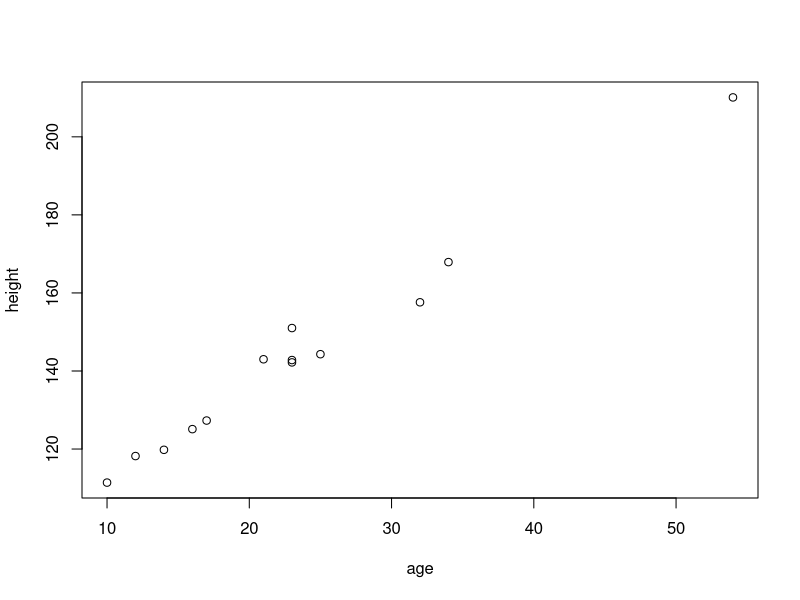
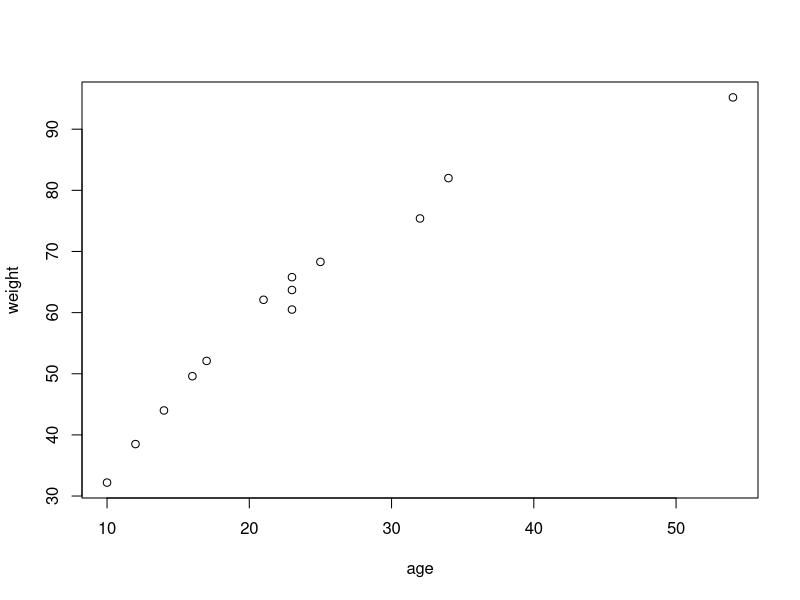

Recreate these plots in R, in order. (Note: this script raises an error after producing the figures.)
#-------------------------------------
# DAY 01 
#-------------------------------------

# Where is your working directory?
getwd()

# set working directory
setwd('C:/Users/HP/Desktop/RTraining')


# Some begining examples 

# 1. Create variables (using the <- assignment operator)
x <- 8  
y <- 4

z <- x+y

z
print(x+y) #value display of objects


# check calculation

z <- x+y

# print z

z

print(paste("sum=",z))

print(paste("The sum is:", z))
print(paste("The average is:", mean(z)))


# create vector
v1 <- c(4,5,3,2,0,6,7,5,4,1,0)
v2 <- c(6,7,2,3,4,2,6,5,8,7,9,2,10,21)

age <- c(21,32,12,34,23,10,23,17,14,25,23,54,16)

height <- c(143.0, 157.6, 118.2, 167.9, 142.8, 111.4, 151.0, 127.3, 119.8, 144.3, 142.2, 210.1, 125.1)
weight <- c(62.1, 75.4, 38.5, 82.0, 60.5, 32.2, 65.8, 52.1, 44.0, 68.3, 63.7, 95.2, 49.6)

# lets do some in-built functions in R

m_age <- mean(age)   # print this ouput in console ???
sd_age <- sd(age)



# plot these in chart plot(x-value,y-value)

plot(age,height)
plot(age,weight)

#-----------------------------------------

# HELP in R 

?mean()
?max()


#-----------------------------------------

# installing the package
# What are packages and library ? (See ppt slides..)

# Install a single package
install.packages("tidyverse")
install.packages("ggplot2")


# Install multiple packages at once
install.packages(c("dplyr", "tidyr", "readxl"))


#-------------------------------------
# Load the Library
#--------------------------------------
library(ggplot2)
library(dplyr)

# Use a function without loading the whole library
# Format: package_name::function_name
dplyr::filter(my_data, age > 20)


#------------------------------------
# Using pipe
#------------------------------------


#exercise: find mean of the age and get the round value
round(mean(age))
#
m <- mean(age)
rm <- round(m)

# version1: Native Pipe (|>)

mean_age_pipe <- age  |>      
                 mean() |>  
                 round()

print(mean_age_pipe)



# version2 : Magrittr Pipe (%>%)

mean_height_pipe <- height %>% 
  mean() %>% 
  round()

print(mean_height_pipe)



#----------------------------------------------
# Session 02
#----------------------------------------------

# Creating a numeric vector
ages <- c(21, 32, 12, 34) 

#Creating a character vector
students <- c("Alice", "Bob", "Charlie", "Diana") 

# Accessing the 2nd element 
ages[2] 


# Creating a list with mixed types

my_list <- list(  name = "Alice",
                  age = 25,  
                  scores = c(90, 85, 88))

# Accessing an item by name 
my_list$name

#------------------------
#  MATRIX
#------------------------

x <- c(1,5,3,0,5,9,7,2)

m1 <- matrix(x, nrow = 2, ncol = 4)  # by row =false
m1

m2 <- matrix(x, nrow = 2, ncol = 4, byrow = TRUE)  # by row =True
m2

# Creating a data frame from vectors
my_df <- data.frame(
  Item  = c("Laptop", "Mouse", "Keyboard"),
  Price = c(1200, 25, 45),
  InStock = c(TRUE, TRUE, FALSE)
)
View(my_df)
# View the structure of the data frame
str(my_df)

print(my_df)
View(my_df)


head(my_df)

# load built-in data frame
head(mtcars)

df <- mtcars$wt

df

mtcars[,2]

# create a dummy survey dataset
#-------------------------------------------

# Set seed so the random numbers are the same every time you run this
set.seed(123)

# 1. Create 100 Names (using built-in letters/sequences for simplicity)
names_list <- paste0("Person_", 1:100)

# 2. Generate 100 Ages (Random integers between 18 and 80)
age <- sample(18:80, 100, replace = TRUE)

# 3. Generate Sex (Categorical)
sex <- sample(c("Male", "Female", "Other"), 100, replace = TRUE, prob = c(0.48, 0.48, 0.04))

# 4. Generate Height in cm (Mean 170, SD 10)
height <- round(rnorm(100, mean = 170, sd = 10), 1)

# 5. Generate Weight in kg (Correlated slightly with height)
weight <- round((height - 100) + rnorm(100, mean = 5, sd = 8), 1)

# 6. Generate Income (Using a log-normal distribution for realism - most people earn average, few earn high)
income <- round(rlnorm(100, meanlog = 10.5, sdlog = 0.5), 0)

# 7. Combine into a Data Frame
survey_data <- data.frame(
  Name = names_list,
  Age = age,
  Sex = sex,
  Height_cm = height,
  Weight_kg = weight,
  Income_USD = income
)

# View the first 10 records
head(survey_data, 10)

#------------------------------------

# Exercise 
# 1. FIND mean of age
# 2. FIND mean of age of Male and Female
# 3. Extract weight  and asign to wt_ext
# 4. make age group of  0-10, 21-30, … using cut()  and case_when()
#---------------------------------------



# Get a summary of all variables (Mean, Median, Max, etc.)
summary(mtcars)



#-------------------------------------
# value labels
#-------------------------------------

# Create a numeric vector
gender_raw <- c(1, 2, 1, 1, 2)

# Convert to factor with labels
gender_factor <- factor(gender_raw, 
                        levels = c(1, 2), 
                        labels = c("Male", "Female"))

print(gender_factor)


# recode labels
gender_recode <- recode(gender_raw, 
                        '1'="Male",
                        '2'="Female")
print(gender_recode)



# Category groups

# Your age vector
age <- c(21, 32, 12, 34, 23, 10, 23, 17, 14, 25, 23, 54, 16)

# Create groups
# breaks: where the slices happen (0-12, 13-19, 20-59, 60+)
# labels: what to call those slices
age_group <- cut(age, 
                 breaks = c(0, 12, 19, 60, Inf), 
                 labels = c("Child", "Teen", "Adult", "Senior"))

print(age_group)

# CASE II USING case_when()

library(dplyr)

df <- data.frame(age = c(21, 32, 12, 34, 23, 10, 23, 17, 14, 25, 23, 54, 16))

df <- df %>%
  mutate(group = case_when(
    age < 13 ~ "Child",
    age >= 13 & age <= 19 ~ "Teen",
    age > 19 & age < 65 ~ "Adult",
    TRUE ~ "Senior" # Everything else
  ))

print(df)


# CASE 3: Evenly Sized Groups

df <- df %>%
  mutate(equal_groups = ntile(age, 3)) # Splits into 3 groups based on rank

df

#---------------------------------------
# xtile group
#----------------------------------------
# Age Vector
age <- c(21, 32, 12, 34, 23, 10, 23, 17, 14, 25, 23, 54, 16)

# Divide into 4 equal groups (Quartiles)
quartiles <- ntile(age, 4)

# Put it into a table to see the result
df <- data.frame(age, quartiles) %>% arrange(age)
print(df)
